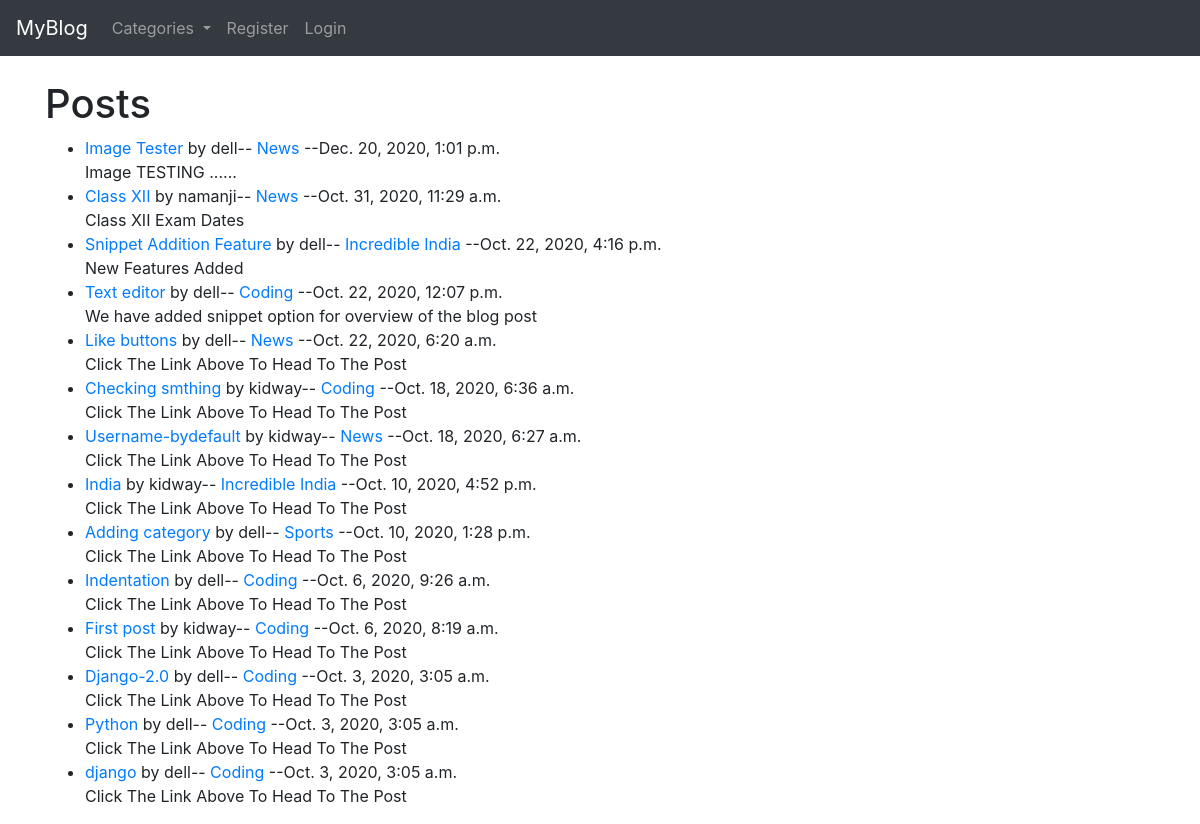
The app's page /, older data.
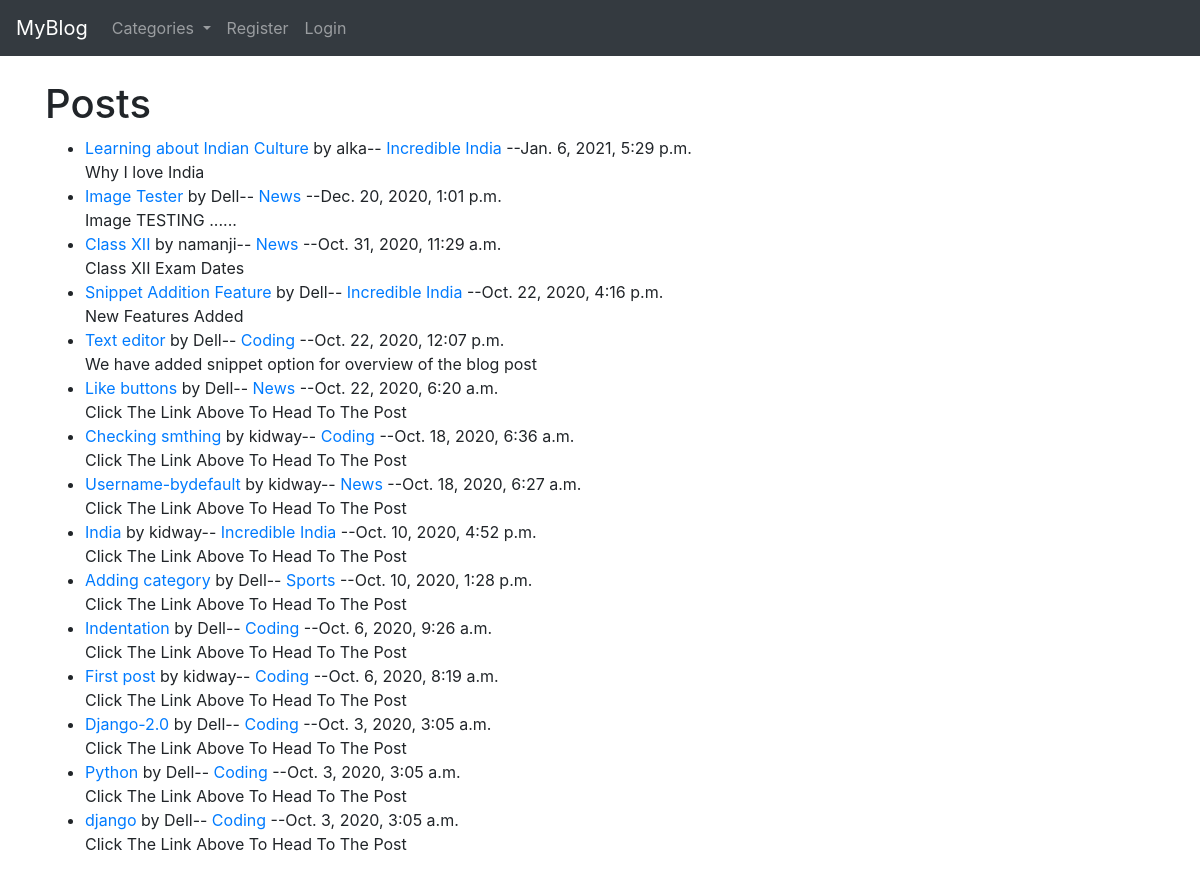
The same page, newer data.
### blog/models.py (models this page shows, shortened)
class Post(models.Model):
    title=models.CharField(max_length=200)
    header_image=models.ImageField(null=True ,blank=True,upload_to="images/")
    author=models.ForeignKey(User,on_delete=models.CASCADE)
    body=RichTextField(null=True,blank=True)
    created_at=models.DateTimeField(auto_now_add=True)
    category=models.CharField(max_length=100,default='coding')
    snippet=models.CharField(max_length=255,default='Click The Link Above To Head To The Post')
    like=models.ManyToManyField(User,related_name='blog_posts')

### blog/views.py (the view)
# urls.py: path('',views.Home.as_view(),name="home"),
class Home(ListView):
    model=models.Post
    context_object_name='post'
    template_name='home.html'
    ordering=['-created_at','-id']
    def get_context_data(self,*args,**kwargs):
        cat_menu=models.Category.objects.all()
        new_context=super(Home,self).get_context_data(*args,**kwargs)
        new_context['cat_menu']=cat_menu
        return new_context

### blog/models.py (called while the page is built)
    def __str__(self):
        return self.name

### templates/home.html (shortened to what this page needs)
{% extends 'base.html' %}
{% block content %}
    <h1>Posts</h1>
    <ul>
        {% for posts in post %}
            <li><a href="{%url 'article' posts.pk %}">{{posts.title}}</a> by {{posts.author}}--
                <a href="{% url 'category' posts.category|slugify %}">
                    {{posts.category}}
                </a>
                --{{posts.created_at}}
            </li>
            {{posts.snippet|safe}}
        {% endfor %}
    </ul>
{% endblock %}

### templates/base.html (shortened to what this page needs)
<!DOCTYPE html>
<html lang="en">
<head>
    <link rel="stylesheet" href="https://stackpath.bootstrapcdn.com/bootstrap/4.5.2/css/bootstrap.min.css">
</head>
<body>
    {% include 'navbar.html'%}
     <br>
    <div class="container">
        {% block content %}
        {% endblock %}
    </div>
</body>
</html>

### templates/navbar.html (shortened to what this page needs)
<nav class="navbar navbar-expand-lg navbar-dark bg-dark">
  <a class="navbar-brand" href="{{ request.scheme }}://{{ request.get_host }}{% url 'home' %}">MyBlog</a>
  {% if cat_menu %}
    <ul class="navbar-nav mr-auto">
     <li class="nav-item dropdown">
      <a class="nav-link dropdown-toggle" href="#" id="navbarDropdown" role="button" data-toggle="dropdown" aria-haspopup="true" aria-expanded="false">
        Categories
      </a>
    </li>
  </ul>
   {% endif%}
   <div class="collapse navbar-collapse" id="navbarSupportedContent">
     <ul class="navbar-nav mr-auto">
      {% if user.is_authenticated %}
      <li class="nav-item">
        <a class="nav-link" href="{{ request.scheme }}://{{ request.get_host }}{% url 'add_post' %}">Add Post</a>
      </li>
      <li class="nav-item">
        <a class="nav-link" href="{{ request.scheme }}://{{ request.get_host }}{% url 'update_user' %}"></a>
      </li>
      <li class="nav-item">
        <a class="nav-link" href="{{ request.scheme }}://{{ request.get_host }}{% url 'logout' %}">Logout</a>
      </li>
      {% else %}
      <li class="nav-item">
        <a class="nav-link" href="{{ request.scheme }}://{{ request.get_host }}{% url 'register' %}">Register</a>
      </li>
      <li class="nav-item">
        <a class="nav-link" href="{{ request.scheme }}://{{ request.get_host }}{% url 'login' %}">Login</a>
      </li>
      {% endif %}
    </ul>
  </div>
</nav>

Row changes from the older to the newer data that the page shows:
added Post: title "Learning about Indian Culture", author "alka", category "Incredible India", created_at "Jan. 6, 2021, 5:29 p.m.", snippet "Why I love India"
changed through a linked row, Post "Image Tester": author "dell" → "Dell"
changed through a linked row, Post "Snippet Addition Feature": author "dell" → "Dell"
changed through a linked row, Post "Text editor": author "dell" → "Dell"
changed through a linked row, Post "Like buttons": author "dell" → "Dell"
changed through a linked row, Post "Adding category": author "dell" → "Dell"
changed through a linked row, Post "Indentation": author "dell" → "Dell"
changed through a linked row, Post "Django-2.0": author "dell" → "Dell"
changed through a linked row, Post "Python": author "dell" → "Dell"
changed through a linked row, Post "django": author "dell" → "Dell"
